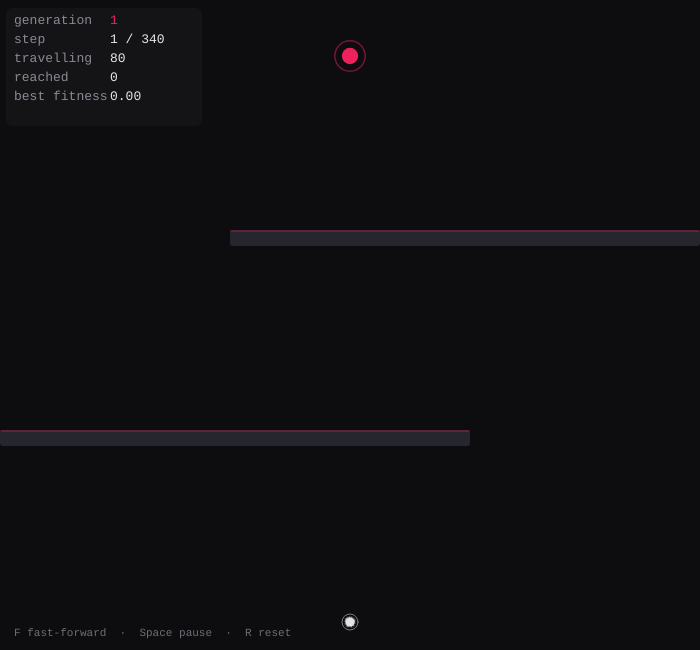
Frame 1 (no input)
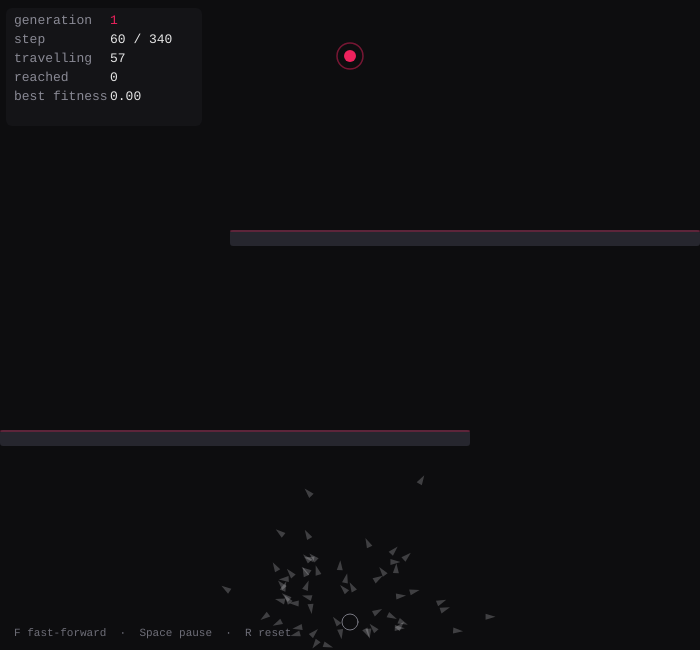
Frame 60 (no input)
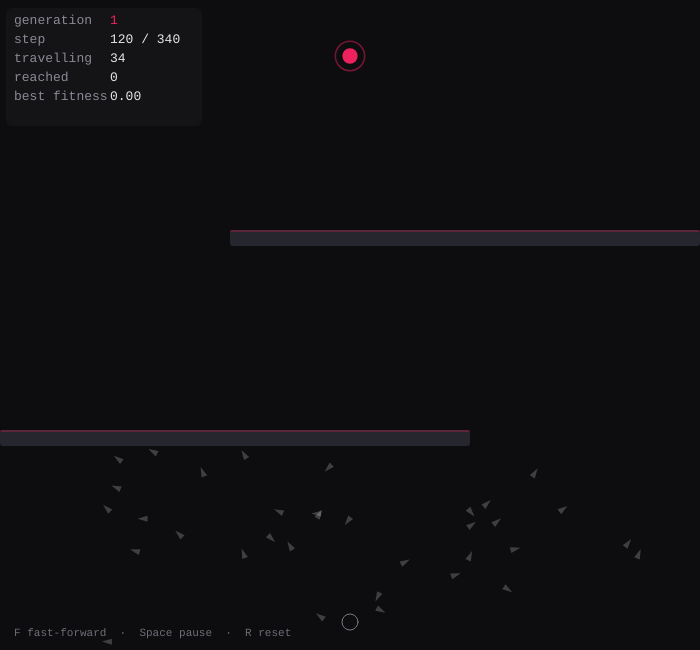
Frame 120 (the mouse pressed at the canvas centre since frame 60)

The p5.js sketch that drew these frames (run headless with seeded random() and noise() and a simulated clock; from frame 60 on, the mouse is pressed at the canvas centre):

// p5.js sketch
// ── sketch.js
/*
 * Evolving Walkers — a genetic algorithm that learns an obstacle course.
 *
 * Each walker carries a "genome": a fixed list of steering forces, one per
 * step of its life. A whole generation lives out its genome at once. Then the
 * ones that got closest to the goal (and didn't crash) are more likely to
 * become parents of the next generation — their genomes are crossed over and
 * lightly mutated. No walker is ever told the route; the route is discovered
 * by selection alone. The fitness chart in the corner is the point: watch it
 * climb, generation by generation. Software that learns from its mistakes —
 * the spiritual ancestor of the models you're talking to.
 *
 * Controls:  F = fast-forward   ·   Space = pause   ·   R = reset
 */

// ---- tunables ----
const POP_SIZE = 80;
const LIFESPAN = 340; // steps a generation gets to live
const MAX_FORCE = 0.3;
const MAX_SPEED = 4;
const MUTATION_RATE = 0.012;

// ---- state ----
let population = [];
let start, goal;
let walls = [];
let maxDist; // longest possible distance, for normalising fitness

let step = 0;
let generation = 1;
let stepsPerFrame = 1;
let paused = false;

let totalFitness = 0;
let history = []; // { best, avg } per generation
let bestEver = 0;
let bestEverPath = null; // champion trail, for the ghost
let championGenes = null; // best genome, carried forward (elitism)

const ACCENT = '#ed225d';

function setup() {
  const c = createCanvas(700, 650);
  c.parent(document.querySelector('main'));

  start = createVector(width / 2, height - 28);
  goal = createVector(width / 2, 56);
  maxDist = dist(0, 0, width, height);

  buildCourse();
  reset();
}

// A slalom: two staggered walls with opposite gaps force a weave.
// Each gap is the only way to gain height past its wall, so the
// vertical-progress fitness (see calcFitness) pulls evolution through them.
function buildCourse() {
  walls = [
    { x: 0, y: 430, w: 470, h: 16 }, // gap on the right
    { x: 230, y: 230, w: 470, h: 16 }, // gap on the left
  ];
}

function reset() {
  population = [];
  for (let i = 0; i < POP_SIZE; i++) population.push(new Walker());
  step = 0;
  generation = 1;
  history = [];
  bestEver = 0;
  bestEverPath = null;
  championGenes = null;
}

function draw() {
  background(13, 13, 15);

  if (!paused) {
    for (let s = 0; s < stepsPerFrame; s++) {
      advanceOneStep();
      if (step >= LIFESPAN || allSettled()) {
        nextGeneration();
        break;
      }
    }
  }

  drawCourse();
  drawGhost();
  for (const w of population) w.show();
  drawGoal();
  drawHud();
  drawChart();
}

function advanceOneStep() {
  for (const w of population) w.update();
  step++;
}

// Everyone has either crashed or reached the goal — no point waiting.
function allSettled() {
  for (const w of population) if (!w.dead && !w.reached) return false;
  return true;
}

// ---------------------------------------------------------------------------
// Evolution
// ---------------------------------------------------------------------------
function nextGeneration() {
  // 1. Score everyone.
  let best = null;
  let sum = 0;
  totalFitness = 0;
  for (const w of population) {
    w.calcFitness();
    totalFitness += w.fitness;
    sum += w.fitness;
    if (!best || w.fitness > best.fitness) best = w;
  }
  const avg = sum / population.length;

  // 2. Record progress for the chart and the ghost trail.
  history.push({ best: best.fitness, avg });
  if (best.fitness >= bestEver) {
    bestEver = best.fitness;
    bestEverPath = best.path.slice();
    championGenes = best.genes.map((g) => g.copy());
  }

  // 3. Breed the next generation. The best genome survives untouched
  //    (elitism) so improvement never goes backwards; the rest are children
  //    of fitness-weighted parents, with a little mutation.
  const next = [];
  next.push(new Walker(championGenes.map((g) => g.copy())));
  for (let i = 1; i < POP_SIZE; i++) {
    const a = pickParent();
    const b = pickParent();
    next.push(new Walker(crossover(a.genes, b.genes)));
  }

  population = next;
  step = 0;
  generation++;
}

// Roulette-wheel selection: fitter walkers occupy more of the wheel.
function pickParent() {
  let r = random(totalFitness);
  let acc = 0;
  for (const w of population) {
    acc += w.fitness;
    if (acc >= r) return w;
  }
  return population[population.length - 1];
}

function crossover(genesA, genesB) {
  const child = [];
  const mid = floor(random(genesA.length));
  for (let i = 0; i < genesA.length; i++) {
    let g = i < mid ? genesA[i].copy() : genesB[i].copy();
    if (random() < MUTATION_RATE) {
      g = p5.Vector.random2D().setMag(MAX_FORCE);
    }
    child.push(g);
  }
  return child;
}

// ---------------------------------------------------------------------------
// Walker
// ---------------------------------------------------------------------------
function Walker(genes) {
  this.pos = start.copy();
  this.vel = createVector();
  this.acc = createVector();
  this.dead = false; // crashed
  this.reached = false;
  this.finishStep = LIFESPAN;
  this.fitness = 0;
  this.bestY = start.y; // highest point reached (smallest y)
  this.path = [start.copy()];

  // Random genome unless one was supplied by breeding.
  if (genes) {
    this.genes = genes;
  } else {
    this.genes = [];
    for (let i = 0; i < LIFESPAN; i++) {
      this.genes.push(p5.Vector.random2D().setMag(MAX_FORCE));
    }
  }

  this.update = function () {
    if (this.dead || this.reached) return;

    if (step < this.genes.length) this.acc.add(this.genes[step]);
    this.vel.add(this.acc).limit(MAX_SPEED);
    this.pos.add(this.vel);
    this.acc.mult(0);
    this.bestY = min(this.bestY, this.pos.y);
    this.path.push(this.pos.copy());

    // Reached the goal?
    if (dist(this.pos.x, this.pos.y, goal.x, goal.y) < 14) {
      this.reached = true;
      this.finishStep = step;
      return;
    }
    // Off the edges?
    if (
      this.pos.x < 0 ||
      this.pos.x > width ||
      this.pos.y < 0 ||
      this.pos.y > height
    ) {
      this.dead = true;
      return;
    }
    // Into a wall?
    for (const wall of walls) {
      if (
        this.pos.x > wall.x &&
        this.pos.x < wall.x + wall.w &&
        this.pos.y > wall.y &&
        this.pos.y < wall.y + wall.h
      ) {
        this.dead = true;
        return;
      }
    }
  };

  // Fitness is driven by VERTICAL PROGRESS — the highest point the walker
  // reached — because a gap is the only way past its wall. That turns
  // "find the gap" into a smooth, climbable gradient, where a pure
  // distance-to-goal score would instead trap walkers against the wall
  // directly below the target. A small horizontal-closeness term aims the
  // final approach; arriving fast pays a bonus; crashing is penalised
  // (but a walker that climbed high before crashing still beats one that
  // never left the floor).
  this.calcFitness = function () {
    let prog = (start.y - this.bestY) / (start.y - goal.y);
    prog = constrain(prog, 0, 1);
    let f = prog * prog;

    const dx = abs(this.pos.x - goal.x) / width;
    f *= 1 - 0.25 * dx;

    if (this.reached) {
      f += 1 + (LIFESPAN - this.finishStep) / LIFESPAN;
    }
    if (this.dead) {
      f *= 0.7;
    }
    this.fitness = max(f, 0.0001);
  };

  this.show = function () {
    if (this.dead) return; // keep the swarm legible — only show the living
    push();
    translate(this.pos.x, this.pos.y);
    rotate(this.vel.heading());
    noStroke();
    if (this.reached) {
      fill(237, 34, 93, 230); // arrived — coral
    } else {
      fill(230, 230, 234, 60); // travelling — faint white
    }
    triangle(6, 0, -4, 3, -4, -3);
    pop();
  };
}

// ---------------------------------------------------------------------------
// Scenery
// ---------------------------------------------------------------------------
function drawCourse() {
  noStroke();
  for (const wall of walls) {
    fill(38, 38, 46);
    rect(wall.x, wall.y, wall.w, wall.h, 3);
    fill(237, 34, 93, 70); // thin coral lip = "danger"
    rect(wall.x, wall.y, wall.w, 2, 3);
  }
  // start marker
  noFill();
  stroke(120, 120, 130);
  strokeWeight(1);
  circle(start.x, start.y, 16);
}

function drawGoal() {
  const pulse = 16 + 4 * sin(frameCount * 0.08);
  noFill();
  stroke(237, 34, 93, 120);
  strokeWeight(1.5);
  circle(goal.x, goal.y, pulse + 14);
  noStroke();
  fill(ACCENT);
  circle(goal.x, goal.y, pulse);
}

// The best trail discovered so far, drawn faintly so you can see the
// learned route persist even as the swarm keeps searching.
function drawGhost() {
  if (!bestEverPath || bestEverPath.length < 2) return;
  noFill();
  stroke(237, 34, 93, 90);
  strokeWeight(1.5);
  beginShape();
  for (const p of bestEverPath) vertex(p.x, p.y);
  endShape();
}

// ---------------------------------------------------------------------------
// HUD + fitness chart
// ---------------------------------------------------------------------------
function drawHud() {
  let alive = 0;
  let reached = 0;
  for (const w of population) {
    if (w.reached) reached++;
    else if (!w.dead) alive++;
  }

  push();
  textFont('monospace');
  textSize(13);
  const x = 14;
  let y = 24;
  const line = (label, val, col) => {
    noStroke();
    fill(138, 138, 149);
    text(label, x, y);
    fill(col || 230);
    text(val, x + 96, y);
    y += 19;
  };

  // backing panel
  fill(22, 22, 26, 200);
  noStroke();
  rect(x - 8, 8, 196, 118, 6);

  line('generation', generation, ACCENT);
  line('step', step + ' / ' + LIFESPAN);
  line('travelling', alive);
  line('reached', reached, reached > 0 ? '#5fd38d' : 230);
  line('best fitness', nf(bestEver, 0, 2));

  // controls hint, bottom-left
  textSize(11);
  fill(110, 110, 120);
  text(
    (paused ? '[paused] ' : '') +
      'F fast-forward  ·  Space pause  ·  R reset' +
      (stepsPerFrame > 1 ? '   ▸▸ ×' + stepsPerFrame : ''),
    14,
    height - 14
  );
  pop();
}

function drawChart() {
  if (history.length < 1) return;

  const cw = 210;
  const ch = 96;
  const cx = width - cw - 14;
  const cy = 14;

  push();
  // panel
  noStroke();
  fill(22, 22, 26, 200);
  rect(cx, cy, cw, ch, 6);

  // label
  fill(138, 138, 149);
  textFont('monospace');
  textSize(11);
  textAlign(LEFT, TOP);
  text('best fitness ▸ generation', cx + 8, cy + 7);

  const px = cx + 8;
  const py = cy + 26;
  const pw = cw - 16;
  const ph = ch - 34;

  const yMax = max(bestEver, 0.01);
  const n = history.length;
  const sx = n > 1 ? pw / (n - 1) : 0;

  const plot = (key, col, weight) => {
    stroke(col);
    strokeWeight(weight);
    noFill();
    beginShape();
    for (let i = 0; i < n; i++) {
      const vx = px + (n > 1 ? i * sx : pw / 2);
      const vy = py + ph - (history[i][key] / yMax) * ph;
      vertex(vx, constrain(vy, py, py + ph));
    }
    endShape();
  };

  plot('avg', color(138, 138, 149, 160), 1); // average — grey
  plot('best', color(237, 34, 93), 1.8); // best — coral

  // marker on the latest best point
  const last = history[n - 1];
  const lx = px + (n > 1 ? (n - 1) * sx : pw / 2);
  const ly = py + ph - (last.best / yMax) * ph;
  noStroke();
  fill(ACCENT);
  circle(lx, constrain(ly, py, py + ph), 4);
  pop();
}

// ---------------------------------------------------------------------------
// Controls
// ---------------------------------------------------------------------------
function keyPressed() {
  if (key === 'f' || key === 'F') {
    stepsPerFrame = stepsPerFrame > 1 ? 1 : 12;
  } else if (key === 'r' || key === 'R') {
    reset();
  } else if (key === ' ') {
    paused = !paused;
    return false; // don't scroll the page
  }
}
